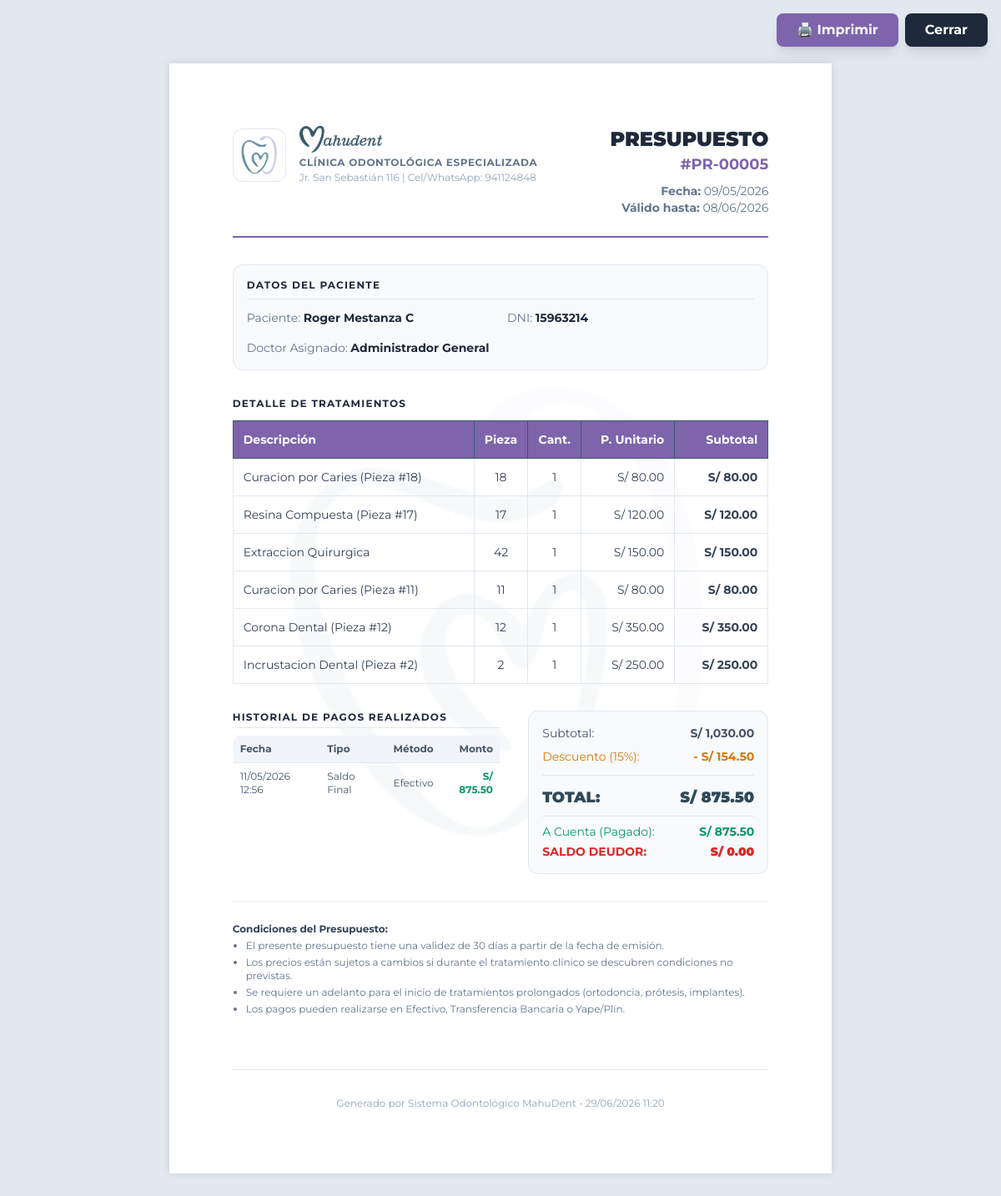
The page /imprimir_presupuesto.php?id=5 (signed in) on the database its author committed.
### tables this page shows
CREATE TABLE `presupuestos` (
  `id` int(11) NOT NULL AUTO_INCREMENT,
  `paciente_id` int(11) NOT NULL,
  `doctor_id` int(11) DEFAULT NULL,
  `fecha_emision` date NOT NULL,
  `fecha_vigencia` date DEFAULT NULL,
  `subtotal` decimal(10,2) NOT NULL DEFAULT '0.00',
  `descuento_porcentaje` decimal(5,2) DEFAULT '0.00',
  `descuento_monto` decimal(10,2) DEFAULT '0.00',
  `total` decimal(10,2) NOT NULL DEFAULT '0.00',
  `monto_pagado` decimal(10,2) DEFAULT '0.00',
  `saldo_pendiente` decimal(10,2) DEFAULT '0.00',
  `estado` enum('Borrador','Enviado','Aprobado','Rechazado','Vencido') DEFAULT 'Borrador',
  `notas` text,
  `fecha_creacion` timestamp NOT NULL DEFAULT CURRENT_TIMESTAMP,
  PRIMARY KEY (`id`),
  KEY `paciente_id` (`paciente_id`),
  KEY `doctor_id` (`doctor_id`),
  CONSTRAINT `presupuestos_ibfk_1` FOREIGN KEY (`paciente_id`) REFERENCES `pacientes` (`id`) ON DELETE CASCADE,
  CONSTRAINT `presupuestos_ibfk_2` FOREIGN KEY (`doctor_id`) REFERENCES `usuarios` (`id`) ON DELETE SET NULL
);

CREATE TABLE `pacientes` (
  `id` int(11) NOT NULL AUTO_INCREMENT,
  `dni` varchar(20) NOT NULL,
  `nombre` varchar(100) NOT NULL,
  `fecha_nacimiento` date DEFAULT NULL,
  `lugar_nacimiento` varchar(100) DEFAULT NULL,
  `sexo` varchar(15) DEFAULT NULL,
  `telefono` varchar(20) DEFAULT NULL,
  `email` varchar(100) DEFAULT NULL,
  `direccion` varchar(255) DEFAULT NULL,
  `procedencia` varchar(100) DEFAULT NULL,
  `contacto_emergencia` varchar(150) DEFAULT NULL,
  `telefono_emergencia` varchar(20) DEFAULT NULL,
  `ocupacion` varchar(100) DEFAULT NULL,
  `alergias` text,
  `enfermedades_cronicas` text,
  `padece_enfermedad` tinyint(1) DEFAULT NULL,
  `consume_medicamentos` tinyint(1) DEFAULT NULL,
  `medicamentos_detalle` varchar(255) DEFAULT NULL,
  `alergia_medicamentos` tinyint(1) DEFAULT NULL,
  `alergia_medicamentos_detalle` varchar(255) DEFAULT NULL,
  `antecedentes_familiares` tinyint(1) DEFAULT NULL,
  `antecedentes_familiares_detalle` varchar(255) DEFAULT NULL,
  `alergia_anestesia` tinyint(1) DEFAULT NULL,
  `embarazada` tinyint(1) DEFAULT NULL,
  `sangran_encias` tinyint(1) DEFAULT NULL,
  `ultima_visita_dentista` date DEFAULT NULL,
  `ultima_visita_motivo` varchar(255) DEFAULT NULL,
  `frecuencia_cepillado` varchar(50) DEFAULT NULL,
  `usa_cepillo` tinyint(1) DEFAULT '1',
  `usa_pasta_dental` tinyint(1) DEFAULT '1',
  `usa_hilo_dental` tinyint(1) DEFAULT '0',
  `usa_enjuague` tinyint(1) DEFAULT '0',
  `fecha_registro` timestamp NOT NULL DEFAULT CURRENT_TIMESTAMP,
  `estado_activo` tinyint(1) DEFAULT '1',
  PRIMARY KEY (`id`),
  UNIQUE KEY `dni` (`dni`)
);

CREATE TABLE `usuarios` (
  `id` int(11) NOT NULL AUTO_INCREMENT,
  `nombre` varchar(100) NOT NULL,
  `usuario` varchar(50) NOT NULL,
  `password` varchar(255) NOT NULL,
  `rol` enum('Admin','Recepcionista','Dentista') DEFAULT 'Dentista',
  `fecha_registro` timestamp NOT NULL DEFAULT CURRENT_TIMESTAMP,
  `colegiatura` varchar(50) DEFAULT NULL,
  `estado_activo` tinyint(1) DEFAULT '1',
  `intentos_fallidos` int(11) DEFAULT '0',
  `bloqueado_hasta` datetime DEFAULT NULL,
  PRIMARY KEY (`id`),
  UNIQUE KEY `usuario` (`usuario`)
);

CREATE TABLE `presupuesto_items` (
  `id` int(11) NOT NULL AUTO_INCREMENT,
  `presupuesto_id` int(11) NOT NULL,
  `tratamiento_id` int(11) DEFAULT NULL,
  `diente_numero` int(11) DEFAULT NULL,
  `descripcion` varchar(255) NOT NULL,
  `cantidad` int(11) NOT NULL DEFAULT '1',
  `precio_unitario` decimal(10,2) NOT NULL DEFAULT '0.00',
  `precio_ajustado` decimal(10,2) DEFAULT NULL,
  `subtotal` decimal(10,2) NOT NULL DEFAULT '0.00',
  `fecha_realizado` date DEFAULT NULL COMMENT 'Fecha en que se ejecutó el tratamiento',
  `realizado` tinyint(1) DEFAULT '0' COMMENT '0=pendiente, 1=realizado',
  PRIMARY KEY (`id`),
  KEY `presupuesto_id` (`presupuesto_id`),
  KEY `tratamiento_id` (`tratamiento_id`),
  CONSTRAINT `presupuesto_items_ibfk_1` FOREIGN KEY (`presupuesto_id`) REFERENCES `presupuestos` (`id`) ON DELETE CASCADE,
  CONSTRAINT `presupuesto_items_ibfk_2` FOREIGN KEY (`tratamiento_id`) REFERENCES `catalogo_tratamientos` (`id`) ON DELETE SET NULL
);

CREATE TABLE `pagos` (
  `id` int(11) NOT NULL AUTO_INCREMENT,
  `presupuesto_id` int(11) NOT NULL,
  `paciente_id` int(11) NOT NULL,
  `monto` decimal(10,2) NOT NULL,
  `metodo_pago` enum('Efectivo','Tarjeta','Transferencia','Yape/Plin') DEFAULT 'Efectivo',
  `tipo` enum('Adelanto','Parcial','Saldo Final') DEFAULT 'Parcial',
  `comprobante_tipo` enum('Boleta','Factura','Ninguno') DEFAULT 'Boleta',
  `comprobante_numero` varchar(30) DEFAULT NULL,
  `notas` text,
  `registrado_por` int(11) DEFAULT NULL,
  `fecha_pago` timestamp NOT NULL DEFAULT CURRENT_TIMESTAMP,
  PRIMARY KEY (`id`),
  KEY `presupuesto_id` (`presupuesto_id`),
  KEY `paciente_id` (`paciente_id`),
  KEY `registrado_por` (`registrado_por`),
  CONSTRAINT `pagos_ibfk_1` FOREIGN KEY (`presupuesto_id`) REFERENCES `presupuestos` (`id`) ON DELETE CASCADE,
  CONSTRAINT `pagos_ibfk_2` FOREIGN KEY (`paciente_id`) REFERENCES `pacientes` (`id`) ON DELETE CASCADE,
  CONSTRAINT `pagos_ibfk_3` FOREIGN KEY (`registrado_por`) REFERENCES `usuarios` (`id`) ON DELETE SET NULL
);

### imprimir_presupuesto.php (the view, shortened to what the rows shown need)
<?php
require_once 'config/conexion.php';
require_once 'controllers/PresupuestoController.php';
$controller = new PresupuestoController();
$presupuesto_id = intval($_GET['id']);
$resumen = $controller->getResumenFinanciero($presupuesto_id);
$p = $resumen['presupuesto'];
?>
<!DOCTYPE html>
<html lang="es">
<head>
    <script src="https://cdn.tailwindcss.com"></script>
</head>
<body>
    <div class="hoja relative">
        <div class="flex justify-between items-start border-b-2 border-teal-600 pb-6 mb-8">
            <div class="text-right">
                <h2 class="text-2xl font-black text-slate-800">PRESUPUESTO</h2>
            </div>
        </div>
        <div class="bg-slate-50 p-4 rounded-xl border border-slate-200 mb-8">
            <div class="grid grid-cols-2 gap-4 text-sm">
                <div><span class="text-slate-500">Paciente:</span> <strong class="text-slate-800"><?php echo htmlspecialchars($p['paciente_nombre']); ?></strong></div>
                <div><span class="text-slate-500">DNI:</span> <strong class="text-slate-800"><?php echo htmlspecialchars($p['paciente_dni']); ?></strong></div>
                <div><span class="text-slate-500">Doctor Asignado:</span> <strong class="text-slate-800"><?php echo htmlspecialchars($p['doctor_nombre'] ?? 'Sin asignar'); ?></strong></div>
            </div>
        </div>
        <table class="w-full text-sm mb-8 border-collapse">
            <thead>
                <tr class="bg-teal-600 text-white">
                    <th class="p-3 text-left font-bold border border-teal-700">Descripción</th>
                    <th class="p-3 text-center font-bold border border-teal-700 w-16">Pieza</th>
                    <th class="p-3 text-center font-bold border border-teal-700 w-16">Cant.</th>
                    <th class="p-3 text-right font-bold border border-teal-700 w-28">P. Unitario</th>
                    <th class="p-3 text-right font-bold border border-teal-700 w-28">Subtotal</th>
                </tr>
            </thead>
            <tbody class="divide-y divide-slate-200 border-b border-slate-200 text-slate-700">
                <?php if (empty($p['items'])): ?>
                    <tr><td colspan="5" class="p-4 text-center text-slate-400">No hay ítems registrados</td></tr>
                <?php else: ?>
                    <?php foreach ($p['items'] as $item):
                        $precio = $item['precio_ajustado'] ?? $item['precio_unitario'];
                    ?>
                    <tr>
                        <td class="p-3 border-x border-slate-200"><?php echo htmlspecialchars($item['descripcion']); ?></td>
                        <td class="p-3 text-center border-x border-slate-200"><?php echo $item['diente_numero'] ?: '-'; ?></td>
                        <td class="p-3 text-center border-x border-slate-200"><?php echo $item['cantidad']; ?></td>
                        <td class="p-3 text-right border-x border-slate-200">S/ <?php echo number_format($precio, 2); ?></td>
                        <td class="p-3 text-right border-x border-slate-200 font-bold">S/ <?php echo number_format($item['subtotal'], 2); ?></td>
                    </tr>
                    <?php endforeach; ?>
                <?php endif; ?>
            </tbody>
        </table>
        <div class="flex justify-between items-start mb-8">
            <div class="w-1/2">
                <?php if (!empty($resumen['pagos'])): ?>
                <table class="w-full text-xs text-left text-slate-600 border border-slate-200 rounded-lg overflow-hidden">
                    <thead class="bg-slate-100">
                        <tr>
                            <th class="p-2 border-b border-slate-200">Fecha</th>
                            <th class="p-2 border-b border-slate-200">Tipo</th>
                            <th class="p-2 border-b border-slate-200">Método</th>
                            <th class="p-2 border-b border-slate-200 text-right">Monto</th>
                        </tr>
                    </thead>
                    <tbody class="divide-y divide-slate-100">
                        <?php foreach ($resumen['pagos'] as $pago): ?>
                        <tr>
                            <td class="p-2"><?php echo date('d/m/Y H:i', strtotime($pago['fecha_pago'])); ?></td>
                            <td class="p-2"><?php echo htmlspecialchars($pago['tipo']); ?></td>
                            <td class="p-2"><?php echo htmlspecialchars($pago['metodo_pago']); ?></td>
                            <td class="p-2 text-right font-bold text-emerald-600">S/ <?php echo number_format($pago['monto'], 2); ?></td>
                        </tr>
                        <?php endforeach; ?>
                    </tbody>
                </table>
                <?php endif; ?>
            </div>
            <div class="w-72 bg-slate-50 p-4 rounded-xl border border-slate-200">
                <div class="flex justify-between text-sm mb-3 text-amber-600">
                    <span>Descuento (<?php echo floatval($p['descuento_porcentaje']); ?>%):</span>
                    <span class="font-bold">- S/ <?php echo number_format($p['descuento_monto'], 2); ?></span>
                </div>
                <div class="flex justify-between text-lg border-t border-slate-200 pt-3 text-teal-800 mb-2">
                    <span class="font-black uppercase">TOTAL:</span>
                    <span class="font-black">S/ <?php echo number_format($p['total'], 2); ?></span>
                </div>
                <?php if ($resumen['total_pagado'] > 0): ?>
                <div class="flex justify-between text-sm text-emerald-600 mb-1 border-t border-slate-200 pt-2">
                    <span>A Cuenta (Pagado):</span>
                    <span class="font-bold">S/ <?php echo number_format($resumen['total_pagado'], 2); ?></span>
                </div>
                <div class="flex justify-between text-sm text-red-600">
                    <span class="font-bold">SALDO DEUDOR:</span>
                    <span class="font-black">S/ <?php echo number_format($resumen['saldo_pendiente'], 2); ?></span>
                </div>
                <?php endif; ?>
            </div>
        </div>
    </div>
</body>
</html>

### rows shown on the page
presupuestos: paciente.nombre "Roger Mestanza C", paciente.dni "15963214", doctor.nombre "Administrador General", descuento_monto "154.50", total "875.50"
presupuesto_items: descripcion "Curacion por Caries (Pieza #18)", diente_numero "18", cantidad "1", precio_unitario "80.00", subtotal "80.00"
presupuesto_items: descripcion "Resina Compuesta (Pieza #17)", diente_numero "17", cantidad "1", precio_unitario "120.00", subtotal "120.00"
presupuesto_items: descripcion "Extraccion Quirurgica", diente_numero "42", cantidad "1", precio_unitario "150.00", subtotal "150.00"
presupuesto_items: descripcion "Curacion por Caries (Pieza #11)", diente_numero "11", cantidad "1", precio_unitario "80.00", subtotal "80.00"
presupuesto_items: descripcion "Corona Dental (Pieza #12)", diente_numero "12", cantidad "1", precio_unitario "350.00", subtotal "350.00"
presupuesto_items: descripcion "Incrustacion Dental (Pieza #2)", diente_numero "2", cantidad "1", precio_unitario "250.00", subtotal "250.00"
pagos: fecha_pago "11/05/2026 12:56", tipo "Saldo Final", metodo_pago "Efectivo", monto "875.50"

### other values the page prints
str_pad($p['id'], 5, '0', STR_PAD_LEFT) "00005"
date('d/m/Y', strtotime($p['fecha_emision'])) "09/05/2026"
date('d/m/Y', strtotime($p['fecha_vigencia'])) "08/06/2026"
$p['subtotal'] "1,030.00"
$p['descuento_porcentaje'] "15"
$resumen['saldo_pendiente'] "0.00"
